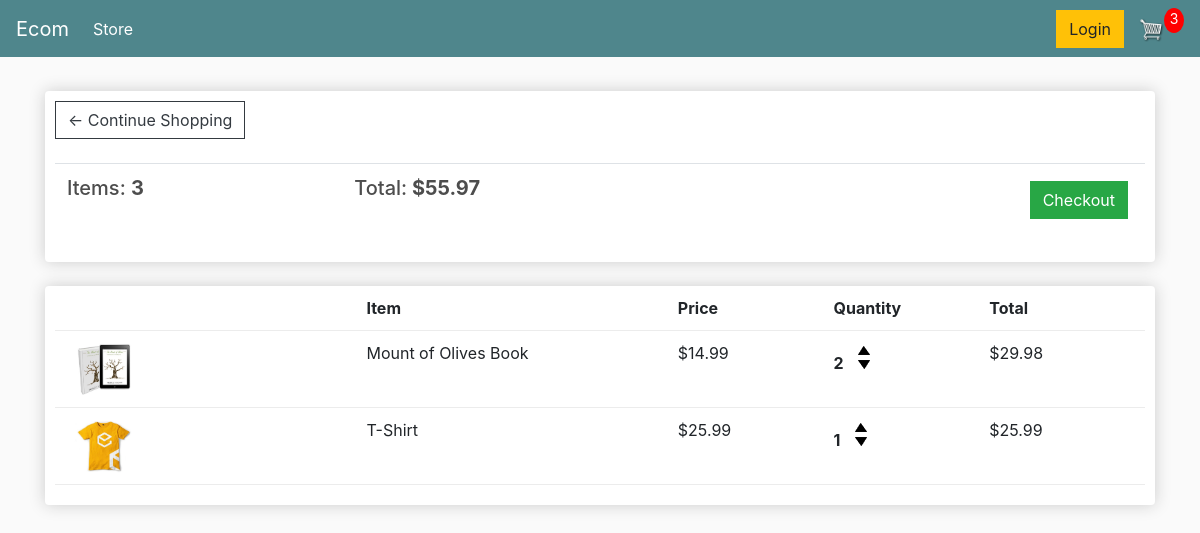
The page /cart/ (signed in) on the database as committed earlier.
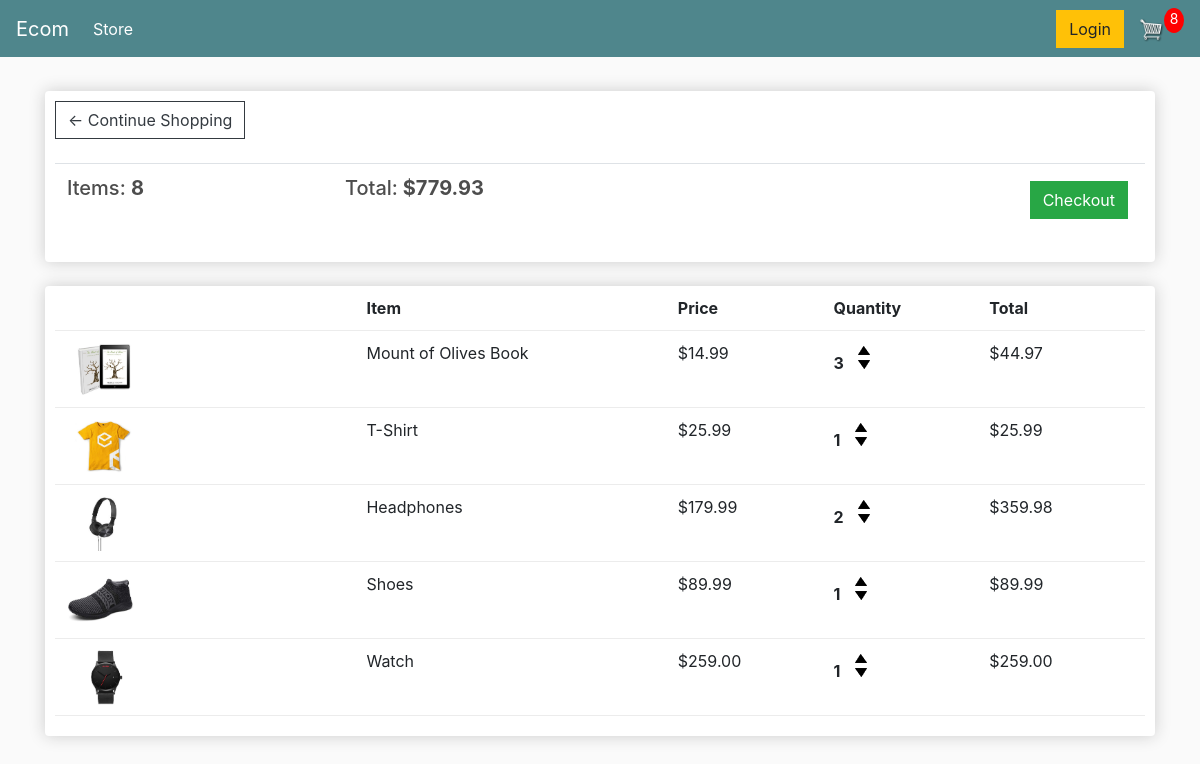
The same page on the database as committed later.
### store/models.py (models this page shows, shortened)
class Order(models.Model):
  customer = models.ForeignKey(Customer, on_delete=models.SET_NULL, null=True, blank=True)
  date_order = models.DateTimeField(auto_now_add=True)
  complete = models.BooleanField(default=False, null=True, blank=True)
  transaction_id = models.CharField(max_length=200, null=True)
  @property
  def get_cart_total(self):
    orderitems = self.orderitem_set.all()
    total = sum([item.get_total for item in orderitems])
    return total
  @property
  def get_cart_items(self):
    orderitems = self.orderitem_set.all()
    total = sum([item.quantity for item in orderitems])
    return total

class OrderItem(models.Model):
  product = models.ForeignKey(Product, on_delete=models.SET_NULL, null=True, blank=True)
  order = models.ForeignKey(Order, on_delete=models.SET_NULL, null=True, blank=True)
  quantity = models.IntegerField(default=0, null=True, blank=True)
  date_added = models.DateTimeField(auto_now_add=True)
  @property
  def get_total(self):
    total = self.product.price * self.quantity
    return total

class Product(models.Model):
  name = models.CharField(max_length=200, null=True)
  price = models.DecimalField(max_digits=7, decimal_places=2)
  digital = models.BooleanField(default=False, null=True, blank=True)
  image = models.ImageField(null=True, blank=True)
  @property
  def imageURL(self):
    try:
      url = self.image.url
    except:
      url = ''
    return url

### store/views.py (the view)
# urls.py: path('cart/', views.cart, name='cart'),
def cart(request):
	data = cartData(request)
	cartItems = data['cartItems']
	order = data['order']
	items = data['items']
	context = {'items':items, 'order':order, 'cartItems':cartItems}
	return render(request, 'store/cart.html', context)

### store/utils.py (called while the page is built)
def cartData(request):
	if request.user.is_authenticated:
		customer = request.user.customer
		order, created = Order.objects.get_or_create(customer=customer, complete=False)
		items = order.orderitem_set.all()
		cartItems = order.get_cart_items
	else:
		cookieData = cookieCart(request)
		cartItems = cookieData['cartItems']
		order = cookieData['order']
		items = cookieData['items']
	return {'cartItems':cartItems ,'order':order, 'items':items}

### store/templates/store/cart.html
{% extends 'store/main.html' %}
{% load static %}
{% block content %}
	<div class="row">
		<div class="col-lg-12">
			<div class="box-element">
				<a  class="btn btn-outline-dark" href="{% url 'store' %}">&#x2190; Continue Shopping</a>
				<br>
				<br>
				<table class="table">
					<tr>
						<th><h5>Items: <strong>{{order.get_cart_items}}</strong></h5></th>
						<th><h5>Total:<strong> ${{order.get_cart_total}}</strong></h5></th>
						<th>
							<a  style="float:right; margin:5px;" class="btn btn-success" href="{% url 'checkout' %}">Checkout</a>
						</th>
					</tr>
				</table>
			</div>
			<br>
			<div class="box-element">
				<div class="cart-row">
					<div style="flex:2"></div>
					<div style="flex:2"><strong>Item</strong></div>
					<div style="flex:1"><strong>Price</strong></div>
					<div style="flex:1"><strong>Quantity</strong></div>
					<div style="flex:1"><strong>Total</strong></div>
				</div>
				{% for item in items %}
				<div class="cart-row">
					<div style="flex:2"><img class="row-image" src="{{item.product.imageURL}}"></div>
					<div style="flex:2"><p>{{item.product.name}}</p></div>
					<div style="flex:1"><p>${{item.product.price}}</p></div>
					<div style="flex:1">
						<p class="quantity">{{item.quantity}}</p>
						<div class="quantity">
							<img data-product="{{item.product.id}}" data-action="add" class="chg-quantity update-cart" src="{% static  'images/arrow-up.png' %}">
							<img data-product="{{item.product.id}}" data-action="remove" class="chg-quantity update-cart" src="{% static  'images/arrow-down.png' %}">
						</div>
					</div>
					<div style="flex:1"><p>${{item.get_total}}</p></div>
				</div>
				{% endfor %}
			</div>
		</div>
	</div>
{% endblock content %}

Rows that differ between the two databases and show on the page:
changed through a linked row, Order: get_cart_items "3" → "8"; get_cart_total "55.97" → "779.93"
changed OrderItem "Mount of Olives Book": quantity "2" → "3"; get_total "29.98" → "44.97"
added OrderItem: product.imageURL (picture), product.name "Headphones", product.price "179.99", quantity "2", get_total "359.98"
added OrderItem: product.imageURL (picture), product.name "Shoes", product.price "89.99", quantity "1", get_total "89.99"
added OrderItem: product.imageURL (picture), product.name "Watch", product.price "259.00", quantity "1", get_total "259.00"
Other text that changed with them:
{{ cartItems }}: "3" → "8"
